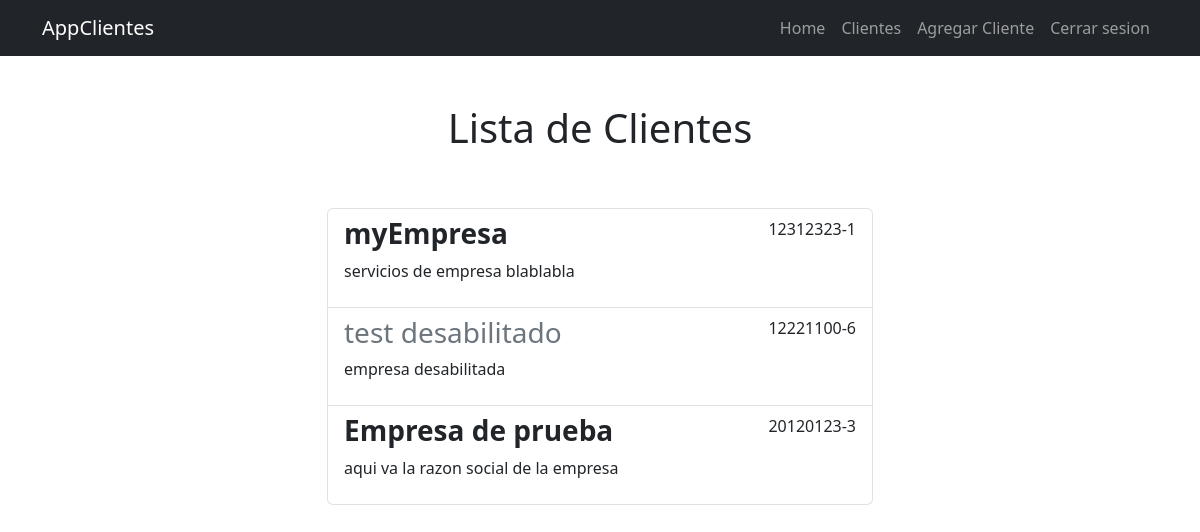
/clientes/ (signed in), run on the app's committed database.
### tareas/models.py (models this page shows, shortened)
class Cliente(models.Model):
    rut=models.CharField(max_length=20)
    nombre=models.CharField(max_length=50)
    razon_social=models.TextField(blank=True)
    clave_sii=models.CharField(max_length=50)
    email=models.EmailField(max_length=254)
    telefono=models.CharField(max_length=20)
    estado=models.BooleanField(default=True)
    created=models.DateTimeField(auto_now_add=True)
    user=models.ForeignKey(User, on_delete=models.CASCADE)

### tareas/views.py (the view)
# urls.py: path('clientes/',views.clientes, name='clientes'),
@login_required
def clientes(request):
    clientes=Cliente.objects.all()#en caso de quere mostrar solo los datos del usuario logeado ""Cliente.objects.filter(user=request.user)""
    return render(request, 'clientes.html',{'clientes':clientes})

### tareas/templates/clientes.html
{% extends 'base.html' %}
{% block content %}
<main class="container">
    <div class="row">
        <div class="col-md-6 offset-md-3">
            <h1 class="text-center py-5">Lista de Clientes</h1>
            <ul class="list-group" >
                {% for cliente in clientes %}
                <a class="list-group-item" href="{% url 'cliente_detail' cliente.id %}">
                    <header class="d-flex justify-content-between">
                        {% if cliente.estado %}
                            <h3 class="fw-bold">{{cliente.nombre}}</h3>
                            <p>{{cliente.rut}}</p>
                        {% else %}
                            <h3 class="text-secondary" >{{cliente.nombre}}</h3>
                            <p>{{cliente.rut}}</p>
                        {% endif %}
                    </header>
                    <p>{{cliente.razon_social}}</p>
                </a>
                {% endfor %}
            </ul>
        </div>
    </div>
</main>
{% endblock %}

### tareas/templates/base.html (shortened to what this page needs)
<!DOCTYPE html>
<html lang="en">
<head>
    <link rel="stylesheet" href="https://cdn.jsdelivr.net/npm/bootstrap@5.3.0-alpha3/dist/css/bootstrap.min.css">
</head>
<body>
    <nav class="navbar navbar-expand-lg bg-dark navbar-dark">
        <div class="container">
          <a class="navbar-brand" href="#">AppClientes</a>
          <div class="collapse navbar-collapse" id="navbarSupportedContent">
            <ul class="navbar-nav ms-auto">
                <li class="nav-item">
                    <a class="nav-link" href="/">Home</a>
                </li>
                {% if user.is_authenticated %}
                <li class="nav-item">
                    <a class="nav-link" href="/clientes">Clientes</a>
                </li>
                <li class="nav-item">
                    <a class="nav-link" href="/clientes/create">Agregar Cliente</a>
                </li>
                <li class="nav-item">
                    <a class="nav-link" href="/logout">Cerrar sesion</a>
                </li>
                {% endif %}
                </ul>
          </div>
        </div>
      </nav>
    {% block content %}
    {% endblock %}
</body>
</html>

### data on the page
Cliente: nombre "myEmpresa", rut "12312323-1", razon_social "servicios de empresa blablabla"
Cliente: nombre "test desabilitado", rut "12221100-6", razon_social "empresa desabilitada"
Cliente: nombre "Empresa de prueba", rut "20120123-3", razon_social "aqui va la razon social de la empresa"
